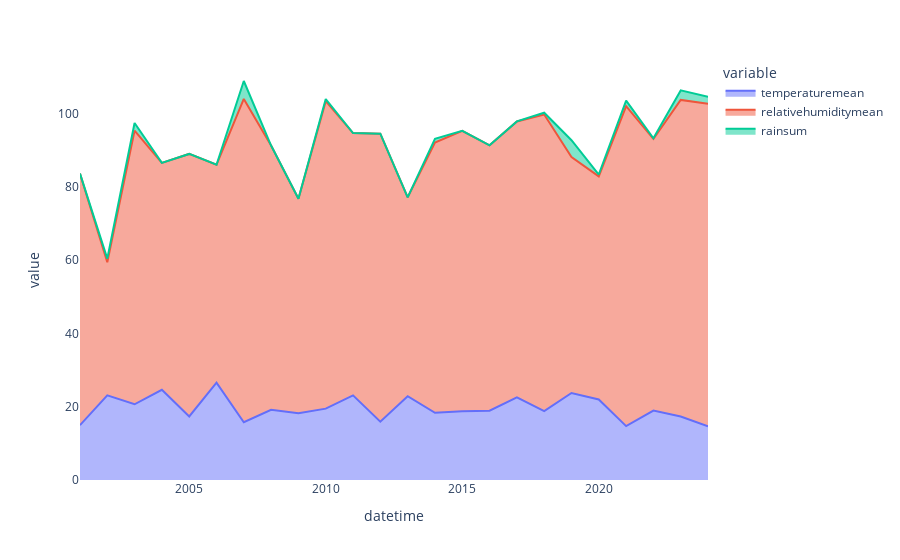

Write notebook code for a chart like this one.
### Code cell
def areachart(dataset,variable,startDate,endDate,period):


    dataset["datetime"] = pd.to_datetime(dataset["datetime"])
    daterange = pd.date_range(startDate, endDate, freq=period)

    filtered_dataset = dataset[dataset["datetime"].isin(daterange)]

    fig = px.area(filtered_dataset,x = "datetime",y = variable)
    fig.update_layout(plot_bgcolor='white')

    fig.show()

startDate = pd.Timestamp("2000-01-01", tz='UTC')
endDate = pd.Timestamp("2024-07-31", tz='UTC')
variable = ["temperaturemean","relativehumiditymean","rainsum"]
period = "Y"
print(areachart(dataset,variable,startDate,endDate,period))

### Figure 1 — Plotly figure (JSON) as saved in the notebook; plotly's stock layout.template omitted (floating-point values rounded to 4 significant figures)
{"data": [{"fillpattern": {"shape": ""}, "hovertemplate": "variable=temperaturemean<br>datetime=%{x}<br>value=%{y}<extra></extra>", "legendgroup": "temperaturemean", "line": {"color": "#636efa"}, "marker": {"symbol": "circle"}, "mode": "lines", "name": "temperaturemean", "orientation": "v", "showlegend": true, "stackgroup": "1", "type": "scatter", "x": ["2000-12-31T00:00:00+00:00", "2001-12-31T00:00:00+00:00", "2002-12-31T00:00:00+00:00", "2003-12-31T00:00:00+00:00", "2004-12-31T00:00:00+00:00", "2005-12-31T00:00:00+00:00", "2006-12-31T00:00:00+00:00", "2007-12-31T00:00:00+00:00", "2008-12-31T00:00:00+00:00", "2009-12-31T00:00:00+00:00", "2010-12-31T00:00:00+00:00", "2011-12-31T00:00:00+00:00", "2012-12-31T00:00:00+00:00", "2013-12-31T00:00:00+00:00", "2014-12-31T00:00:00+00:00", "2015-12-31T00:00:00+00:00", "2016-12-31T00:00:00+00:00", "2017-12-31T00:00:00+00:00", "2018-12-31T00:00:00+00:00", "2019-12-31T00:00:00+00:00", "2020-12-31T00:00:00+00:00", "2021-12-31T00:00:00+00:00", "2022-12-31T00:00:00+00:00", "2023-12-31T00:00:00+00:00"], "xaxis": "x", "y": [14.96, 23.08, 20.66, 24.62, 17.33, 26.59, 15.75, 19.15, 18.24, 19.47, 23.1, 15.93, 22.86, 18.34, 18.75, 18.92, 22.55, 18.77, 23.75, 21.96, 14.7, 18.93, 17.32, 14.65], "yaxis": "y"}, {"fillpattern": {"shape": ""}, "hovertemplate": "variable=relativehumiditymean<br>datetime=%{x}<br>value=%{y}<extra></extra>", "legendgroup": "relativehumiditymean", "line": {"color": "#EF553B"}, "marker": {"symbol": "circle"}, "mode": "lines", "name": "relativehumiditymean", "orientation": "v", "showlegend": true, "stackgroup": "1", "type": "scatter", "x": ["2000-12-31T00:00:00+00:00", "2001-12-31T00:00:00+00:00", "2002-12-31T00:00:00+00:00", "2003-12-31T00:00:00+00:00", "2004-12-31T00:00:00+00:00", "2005-12-31T00:00:00+00:00", "2006-12-31T00:00:00+00:00", "2007-12-31T00:00:00+00:00", "2008-12-31T00:00:00+00:00", "2009-12-31T00:00:00+00:00", "2010-12-31T00:00:00+00:00", "2011-12-31T00:00:00+00:00", "2012-12-31T00:00:00+00:00", "2013-12-31T00:00:00+00:00", "2014-12-31T00:00:00+00:00", "2015-12-31T00:00:00+00:00", "2016-12-31T00:00:00+00:00", "2017-12-31T00:00:00+00:00", "2018-12-31T00:00:00+00:00", "2019-12-31T00:00:00+00:00", "2020-12-31T00:00:00+00:00", "2021-12-31T00:00:00+00:00", "2022-12-31T00:00:00+00:00", "2023-12-31T00:00:00+00:00"], "xaxis": "x", "y": [68.65, 36.33, 74.66, 61.91, 71.65, 59.43, 88.23, 72.11, 58.53, 83.9, 71.58, 78.56, 54.28, 73.75, 76.52, 72.43, 75.3, 80.95, 64.39, 60.9, 87.33, 74.14, 86.4, 88.0], "yaxis": "y"}, {"fillpattern": {"shape": ""}, "hovertemplate": "variable=rainsum<br>datetime=%{x}<br>value=%{y}<extra></extra>", "legendgroup": "rainsum", "line": {"color": "#00cc96"}, "marker": {"symbol": "circle"}, "mode": "lines", "name": "rainsum", "orientation": "v", "showlegend": true, "stackgroup": "1", "type": "scatter", "x": ["2000-12-31T00:00:00+00:00", "2001-12-31T00:00:00+00:00", "2002-12-31T00:00:00+00:00", "2003-12-31T00:00:00+00:00", "2004-12-31T00:00:00+00:00", "2005-12-31T00:00:00+00:00", "2006-12-31T00:00:00+00:00", "2007-12-31T00:00:00+00:00", "2008-12-31T00:00:00+00:00", "2009-12-31T00:00:00+00:00", "2010-12-31T00:00:00+00:00", "2011-12-31T00:00:00+00:00", "2012-12-31T00:00:00+00:00", "2013-12-31T00:00:00+00:00", "2014-12-31T00:00:00+00:00", "2015-12-31T00:00:00+00:00", "2016-12-31T00:00:00+00:00", "2017-12-31T00:00:00+00:00", "2018-12-31T00:00:00+00:00", "2019-12-31T00:00:00+00:00", "2020-12-31T00:00:00+00:00", "2021-12-31T00:00:00+00:00", "2022-12-31T00:00:00+00:00", "2023-12-31T00:00:00+00:00"], "xaxis": "x", "y": [0, 1, 2.1, 0, 0, 0, 4.9, 0, 0, 0.6, 0, 0, 0, 1, 0, 0, 0, 0.5, 4.6, 0.5, 1.5, 0.2, 2.6, 1.9], "yaxis": "y"}], "layout": {"legend": {"title": {"text": "variable"}, "tracegroupgap": 0}, "margin": {"t": 60}, "plot_bgcolor": "white", "xaxis": {"anchor": "y", "domain": [0, 1], "title": {"text": "datetime"}}, "yaxis": {"anchor": "x", "domain": [0, 1], "title": {"text": "value"}}}}
